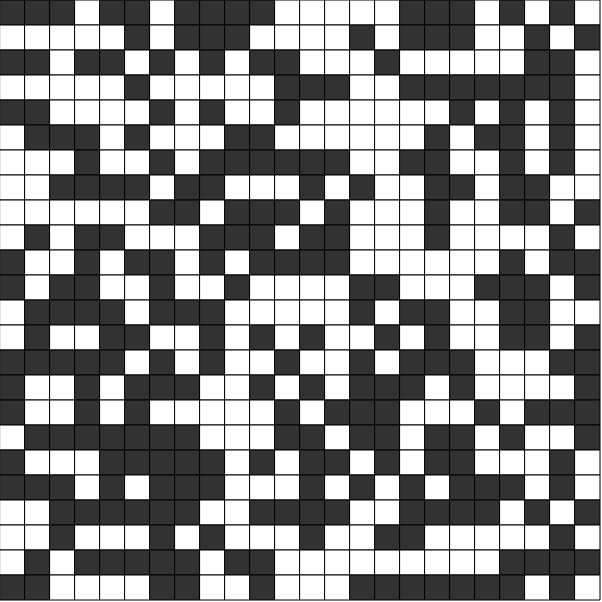
Frame 1 (no input)
Frame 60 (no input): identical to frame 1, image omitted
Frame 120 (the mouse pressed at the canvas centre since frame 60): identical to frame 1, image omitted

The p5.js sketch that drew this single still picture (run headless with seeded random() and noise() and a simulated clock; from frame 60 on, the mouse is pressed at the canvas centre):

// p5.js sketch
// ── sketch.js
// sketch.js
// Percolation Demonstration
// mch81
// 2/10/17


var boardsize = 602;    // board size in pixels
var rateSlider;         // slider to change rate/density of grid
var boardSizeSlider;    // slider to change num of cols and rows
var rateP;              // rate display paragraph
var sizeP;              // size display paragraph
var b;                  // 'generate' button


function setup() {
  // Create canvas, create grid object
  createCanvas(boardsize, boardsize);
  frameRate(20);
  g = new Grid();

  // Show statistics below grid
  rateP = createP();
  rateSlider = createSlider(0,100,50);
  sizeP = createP();
  boardSizeSlider = createSlider(3,100,24);
  percolatesP = createP();

  // Set up button
  b = document.createElement("button");
  b.innerHTML = "Generate";
  var body = document.getElementsByTagName("body")[0];
  body.appendChild(b);
  b.addEventListener ("click", function() {g.update();});

  // Perform initial generation and draw
  background(0);
  g.update();
  g.show();
}


function draw() {
  // Update text value on sliders
  g.updateSliders();
}

// ── grid.js
// grid.js
// Grid Class for Percolation Demonstration
// mch81
// 2/10/17


function Grid() {

  this.rate;          // percent chance of a block being open
  this.numblocks;     // number of blocks
  this.scl;           // block size
  this.values;        // array for 1s and 0s (zero = empty space)
  this.parents;       // array for parents
  this.percolates;    // bool


  this.show = function() {
    background(255);
    for(var i=0; i<this.numblocks; i++)
    {
      for(var j=0; j<this.numblocks; j++)
      {
        (this.values[i*this.numblocks+j]) ? fill(50) : fill(255);
        rect(i*this.scl, j*this.scl, this.scl, this.scl);
      }
    }
    this.updateSliders();
  }


  this.update = function() {
    // Get input values from sliders. 
    this.numblocks = boardSizeSlider.value()
    this.rate = (rateSlider.value()/100.0);
    this.scl = floor((boardsize-2)/this.numblocks);
    this.values = [this.numblocks*this.numblocks];
    this.parents = [this.numblocks*this.numblocks];
    this.percolates = false;

    // Fill array with random 1s and 0s according to rate.
    // Fill parents array with -1
    for(var i=0; i<this.numblocks*this.numblocks; i++) {
      this.values[i] = (random(1)>this.rate);
      this.parents[i] = -1;
    }

    // Show the board.
    this.show();

    // Test for percolation
    this.test();

    // Show result
    percolatesP.html("Percolates: " + this.percolates);
  }


  this.test = function() {
    for (var current=0; current<this.numblocks*this.numblocks; current++) {
      // if cell is open
      if (this.values[current] == 0) {

        // Initialize the cell's parent to be itself.
        this.parents[current] = current;

        // Check the cell above the current cell.
        // If it is a 0, union the two cells.
        var aboveIndex = current-this.numblocks;
        if (aboveIndex >= 0)
          if (this.values[aboveIndex] == 0)
            this.union(current, aboveIndex);

        // Check the cell to the left of current.
        // If it is a 0, union the two cells.
        if(current%this.numblocks != 0){
          var leftIndex = current-1;
          if (this.values[leftIndex] == 0)
            this.union(current, leftIndex);
        }
      }
    }

    // Returns true if the board percolates and false if it does not percolate.
    // Checks the parents of the bottom row of cells to see if the parents are
    // in the top row of cells, meaning a cluster spans from the top row to the
    // bottom row, allowing for percolation. 
    for(var i=0; i<this.numblocks; i++)
      if(this.values[this.numblocks*(this.numblocks-1)+i]==0)
        if(this.find((this.numblocks-1)*this.numblocks + i, this.parents)<this.numblocks)
          this.percolates = true;
  }


  this.union = function() {
    return 1;
  }


  this.find = function() {
    return 1;
  }


  this.updateSliders = function() {
    rateP.html("Rate: " + rateSlider.value() + "%");
    sizeP.html("Width: " + boardSizeSlider.value());
  }
}

// ── snake.js
// Daniel Shiffman
// http://codingrainbow.com
// http://patreon.com/codingrainbow
// Code for: https://youtu.be/AaGK-fj-BAM

function Snake() {
  this.x = 10*scl;
  this.y = 5*scl;
  this.xspeed = 0;
  this.yspeed = 0;
  this.total = 0;
  this.tail = [];

  this.eat = function(pos) {
    var d = dist(this.x, this.y, pos.x, pos.y);
    if (d < 1) {
      this.total++;
      return true;
    } else {
      return false;
    }
  }

  this.dir = function(x, y) {
    if(this.xspeed != -x)
      this.xspeed = x;
    if(this.yspeed != -y)
      this.yspeed = y;
  }

  this.death = function() {
    for (var i = 0; i < this.tail.length; i++) {
      var pos = this.tail[i];
      var d = dist(this.x, this.y, pos.x, pos.y);
      if (d < 1) {
        this.die();
      }
    }
  }

  this.die = function() {
    console.log('starting over');
    this.total = 0;
    this.tail = [];
    this.x = 10*scl;
    this.y = 5*scl;
    this.dir(0,0);
  }

  this.update = function() {
    if (this.total === this.tail.length) {
      for (var i = 0; i < this.tail.length - 1; i++) {
        this.tail[i] = this.tail[i + 1];
      }
    }
    this.tail[this.total - 1] = createVector(this.x, this.y);

    this.x = this.x + this.xspeed * scl;
    this.y = this.y + this.yspeed * scl;

    if(this.x<0 || this.y<0 || this.x>width-scl || this.y>height-scl)
      this.die();
  }

  this.show = function() {
    fill(255);
    for (var i = 0; i < this.tail.length; i++) {
      rect(this.tail[i].x, this.tail[i].y, scl, scl);
    }
    rect(this.x, this.y, scl, scl);

    textSize(32);
    fill(150, 155, 155);
    text("Score: " + (this.total+1), 10, 35);
  }
}
// ── stylesheet.css
html {
    background: grey; /* For browsers that do not support gradients */
    background: -webkit-linear-gradient(grey, white); /* For Safari 5.1 to 6.0 */
    background: -o-linear-gradient(grey, white); /* For Opera 11.1 to 12.0 */
    background: -moz-linear-gradient(grey, white); /* For Firefox 3.6 to 15 */
    background: linear-gradient(grey, white); /* Standard syntax */

    font-family: calibri;
}

h1 {
	font-size: 50px;
	text-align: center;
}

canvas {
	display: block;
	margin: auto;
}
